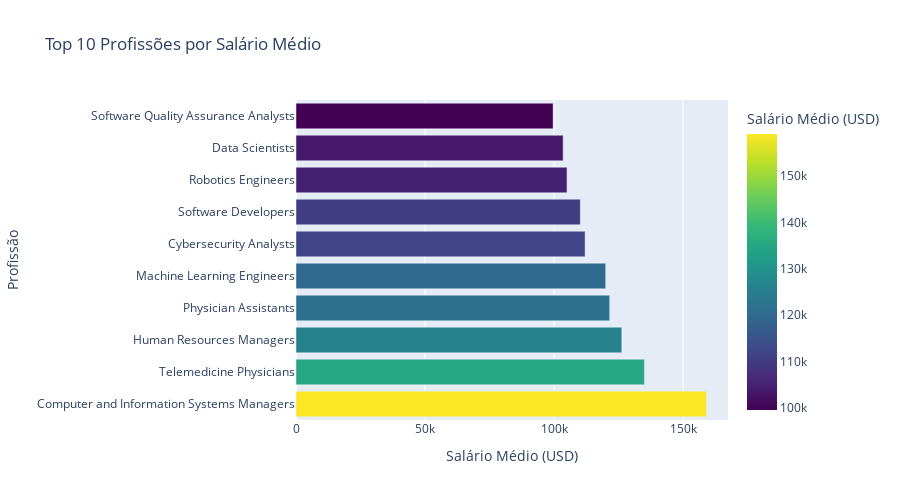

Notebook code cell kept with this figure:
### Code cell
# Visualização: Top 10 profissões por salário
fig = px.bar(
    df_complete.nlargest(10, 'median_salary'),
    x='median_salary',
    y='occupation_title',
    orientation='h',
    title='Top 10 Profissões por Salário Médio',
    labels={'median_salary': 'Salário Médio (USD)', 'occupation_title': 'Profissão'},
    color='median_salary',
    color_continuous_scale='Viridis'
)
fig.update_layout(height=500, showlegend=False)
fig.show()

### Figure 1 — Plotly figure (JSON) as saved in the notebook; plotly's stock layout.template omitted (floating-point values rounded to 4 significant figures)
{"data": [{"alignmentgroup": "True", "hovertemplate": "Salário Médio (USD)=%{marker.color}<br>Profissão=%{y}<extra></extra>", "legendgroup": "", "marker": {"color": [159010, 135000, 126230, 121530, 120000, 112000, 110140, 105000, 103500, 99620], "coloraxis": "coloraxis", "pattern": {"shape": ""}}, "name": "", "offsetgroup": "", "orientation": "h", "showlegend": false, "textposition": "auto", "type": "bar", "x": [159010, 135000, 126230, 121530, 120000, 112000, 110140, 105000, 103500, 99620], "xaxis": "x", "y": ["Computer and Information Systems Managers", "Telemedicine Physicians", "Human Resources Managers", "Physician Assistants", "Machine Learning Engineers", "Cybersecurity Analysts", "Software Developers", "Robotics Engineers", "Data Scientists", "Software Quality Assurance Analysts"], "yaxis": "y"}], "layout": {"barmode": "relative", "coloraxis": {"colorbar": {"title": {"text": "Salário Médio (USD)"}}, "colorscale": [[0, "#440154"], [0.1111, "#482878"], [0.2222, "#3e4989"], [0.3333, "#31688e"], [0.4444, "#26828e"], [0.5556, "#1f9e89"], [0.6667, "#35b779"], [0.7778, "#6ece58"], [0.8889, "#b5de2b"], [1, "#fde725"]]}, "height": 500, "legend": {"tracegroupgap": 0}, "showlegend": false, "title": {"text": "Top 10 Profissões por Salário Médio"}, "xaxis": {"anchor": "y", "domain": [0, 1], "title": {"text": "Salário Médio (USD)"}}, "yaxis": {"anchor": "x", "domain": [0, 1], "title": {"text": "Profissão"}}}}
